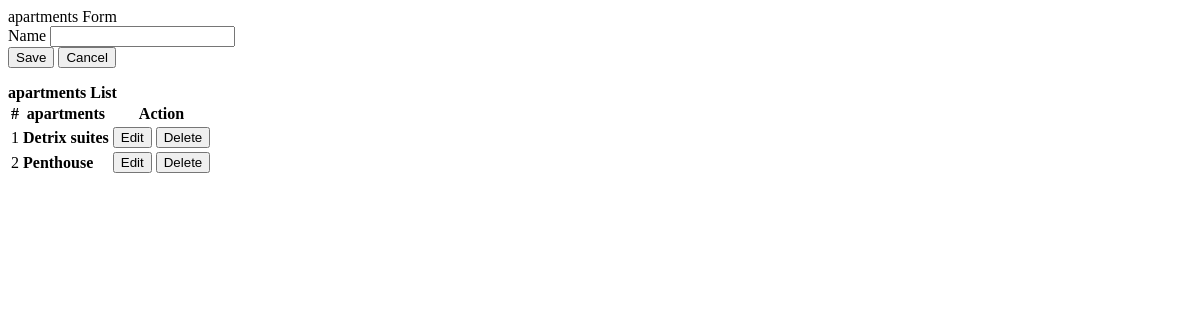
The app's page /categories.php, older data.
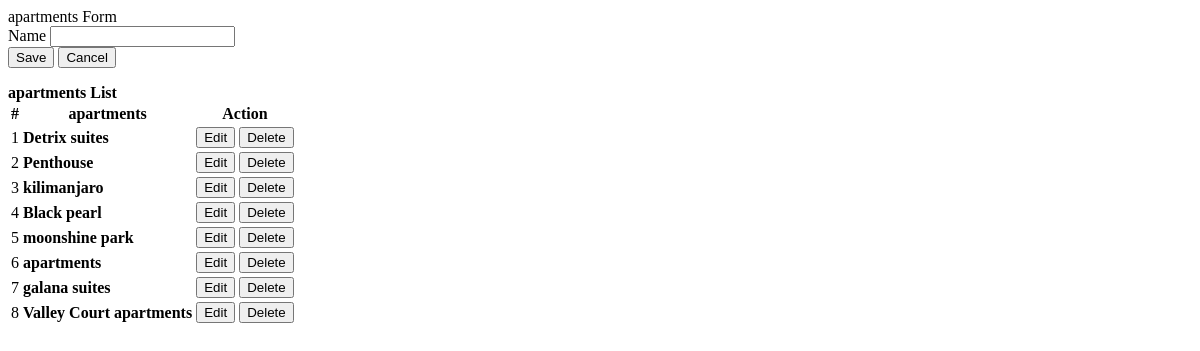
The same page, newer data.
### tables this page shows
CREATE TABLE `categories` (
  `id` int(30) NOT NULL,
  `name` varchar(200) NOT NULL
);

### categories.php (the view, shortened to what this page needs)
<?php include('db_connect.php');?>
<div class="container-fluid">
	<div class="col-lg-12">
		<div class="row">
			<div class="col-md-4">
			<form action="" id="manage-apartments">
				<div class="card">
					<div class="card-header">
						    apartments Form
				  	</div>
					<div class="card-body">
							<div class="form-group">
								<label class="control-label">Name</label>
								<input type="text" class="form-control" name="name">
							</div>
					</div>
					<div class="card-footer">
						<div class="row">
							<div class="col-md-12">
								<button class="btn btn-sm btn-primary col-sm-3 offset-md-3"> Save</button>
								<button class="btn btn-sm btn-default col-sm-3" type="button" onclick="$('#manage-apartments').get(0).reset()"> Cancel</button>
							</div>
						</div>
					</div>
				</div>
			</form>
			</div>
			<div class="col-md-8">
				<div class="card">
					<div class="card-header">
						<b>apartments List</b>
					</div>
					<div class="card-body">
						<table class="table table-bordered table-hover">
							<thead>
								<tr>
									<th class="text-center">#</th>
									<th class="text-center">apartments</th>
									<th class="text-center">Action</th>
								</tr>
							</thead>
							<tbody>
								<?php
								$i = 1;
								$apartments = $conn->query("SELECT * FROM categories order by id asc");
								while($row=$apartments->fetch_assoc()):
								?>
								<tr>
									<td class="text-center"><?php echo $i++ ?></td>
									<td class="">
										<p><b><?php echo $row['name'] ?></b></p>
									</td>
									<td class="text-center">
										<button class="btn btn-sm btn-primary edit_apartments" type="button" data-id="<?php echo $row['id'] ?>"  data-name="<?php echo $row['name'] ?>" >Edit</button>
										<button class="btn btn-sm btn-danger delete_apartments" type="button" data-id="<?php echo $row['id'] ?>">Delete</button>
									</td>
								</tr>
								<?php endwhile; ?>
							</tbody>
						</table>
					</div>
				</div>
			</div>
		</div>
	</div>
</div>

Row changes from the older to the newer data that the page shows:
added categories: name "kilimanjaro"
added categories: name "Black pearl"
added categories: name "moonshine park"
added categories: name "apartments"
added categories: name "galana suites"
added categories: name "Valley Court apartments"
